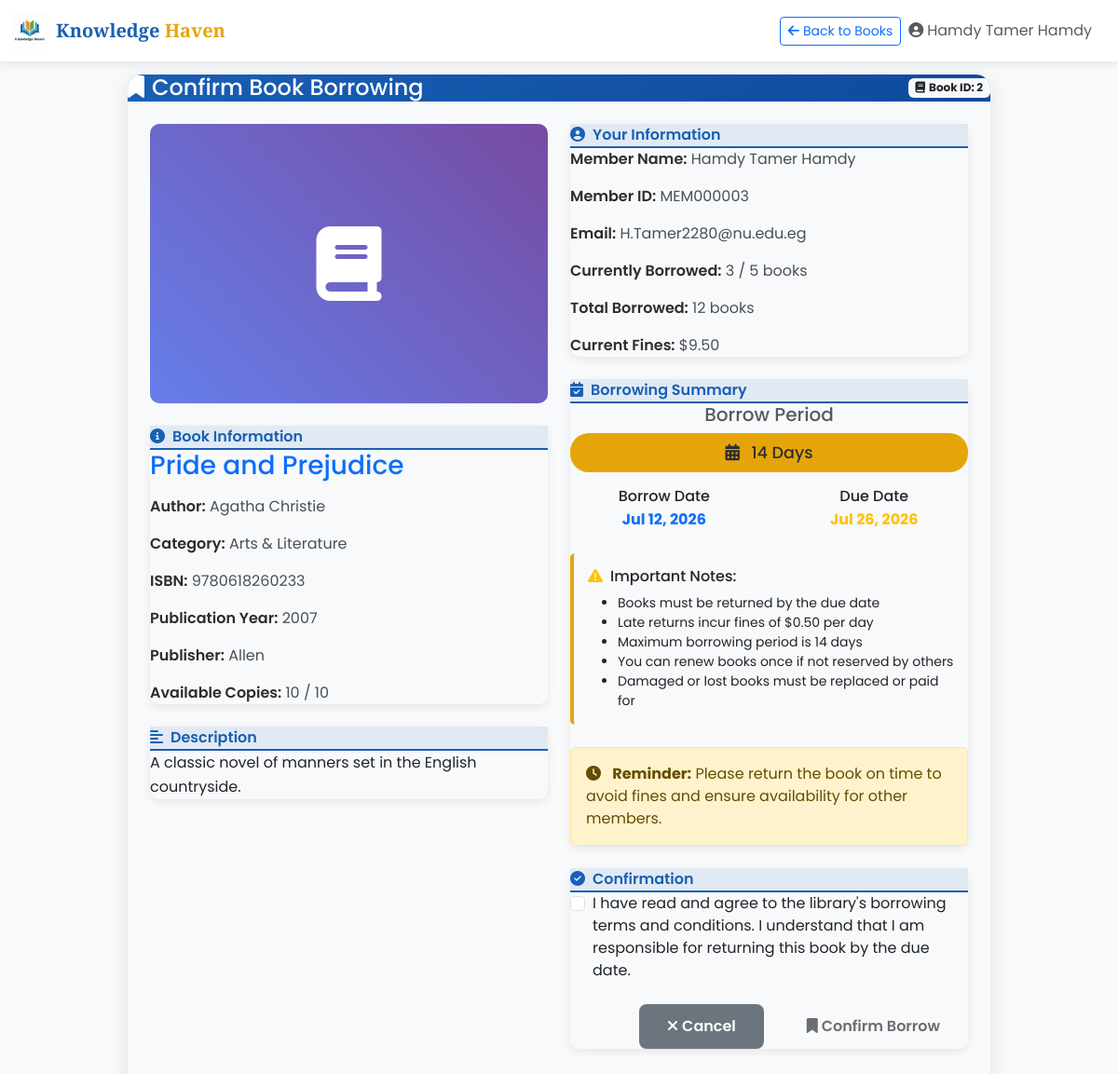
/user/books/borrow.php?id=2 (signed in), run on the app's committed database.
### tables this page shows
CREATE TABLE `members` (
  `member_id` int(11) NOT NULL,
  `user_id` int(11) NOT NULL,
  `member_code` varchar(20) NOT NULL,
  `total_books_borrowed` int(11) DEFAULT 0,
  `current_fines` decimal(10,2) DEFAULT 0.00,
  `created_at` timestamp NOT NULL DEFAULT current_timestamp(),
  `updated_at` timestamp NOT NULL DEFAULT current_timestamp() ON UPDATE current_timestamp()
);

CREATE TABLE `users` (
  `user_id` int(11) NOT NULL,
  `username` varchar(50) NOT NULL,
  `email` varchar(100) NOT NULL,
  `password` varchar(255) NOT NULL,
  `gender` enum('Male','Female') DEFAULT NULL,
  `phone_number` varchar(15) DEFAULT NULL,
  `profile_image` varchar(255) DEFAULT 'images/user_image.jpg',
  `role` enum('user','employee') DEFAULT 'user',
  `registration_date` timestamp NOT NULL DEFAULT current_timestamp(),
  `is_active` tinyint(1) DEFAULT 1,
  `created_at` timestamp NOT NULL DEFAULT current_timestamp(),
  `updated_at` timestamp NOT NULL DEFAULT current_timestamp() ON UPDATE current_timestamp()
);

CREATE TABLE `books` (
  `book_id` int(11) NOT NULL,
  `title` varchar(255) NOT NULL,
  `author_id` int(11) NOT NULL,
  `category_id` int(11) NOT NULL,
  `location_id` int(11) DEFAULT NULL,
  `isbn` varchar(20) NOT NULL,
  `publication_year` year(4) DEFAULT NULL,
  `publisher` varchar(100) DEFAULT NULL,
  `total_copies` int(11) DEFAULT 1,
  `available_copies` int(11) DEFAULT 1,
  `description` text DEFAULT NULL,
  `created_at` timestamp NOT NULL DEFAULT current_timestamp(),
  `updated_at` timestamp NOT NULL DEFAULT current_timestamp() ON UPDATE current_timestamp()
);

CREATE TABLE `authors` (
  `author_id` int(11) NOT NULL,
  `name` varchar(255) NOT NULL,
  `birth_year` year(4) DEFAULT NULL,
  `death_year` year(4) DEFAULT NULL,
  `nationality` varchar(100) DEFAULT NULL,
  `created_at` timestamp NOT NULL DEFAULT current_timestamp(),
  `updated_at` timestamp NOT NULL DEFAULT current_timestamp() ON UPDATE current_timestamp()
);

CREATE TABLE `categories` (
  `category_id` int(11) NOT NULL,
  `name` varchar(100) NOT NULL,
  `created_at` timestamp NOT NULL DEFAULT current_timestamp(),
  `updated_at` timestamp NOT NULL DEFAULT current_timestamp() ON UPDATE current_timestamp()
);

### user/books/borrow.php (the view, shortened to what the rows shown need)
<?php
include "../../config.php";
$user_id = $_SESSION['user_id'];
$query = "SELECT u.*, m.member_id, m.member_code, m.total_books_borrowed, m.current_fines
          FROM users u
          LEFT JOIN members m ON u.user_id = m.user_id
          WHERE u.user_id = ? AND u.role = 'user'";
$stmt = mysqli_prepare($conn, $query);
mysqli_stmt_bind_param($stmt, "i", $user_id);
mysqli_stmt_execute($stmt);
$result = mysqli_stmt_get_result($stmt);
$user = mysqli_fetch_assoc($result);
$book_id = 0;
if ($_SERVER['REQUEST_METHOD'] == 'POST' && isset($_POST['book_id'])) {
    $book_id = intval($_POST['book_id']);
} elseif (isset($_GET['id'])) {
    $book_id = intval($_GET['id']);
} else {
    header("Location: available.php?message=Book ID is required!&type=danger");
    exit;
}
$book_query = "SELECT b.*, a.name as author_name, c.name as category_name
               FROM books b
               LEFT JOIN authors a ON b.author_id = a.author_id
               LEFT JOIN categories c ON b.category_id = c.category_id
               WHERE b.book_id = ?";
$stmt = mysqli_prepare($conn, $book_query);
mysqli_stmt_bind_param($stmt, "i", $book_id);
mysqli_stmt_execute($stmt);
$book_result = mysqli_stmt_get_result($stmt);
$book_details = mysqli_fetch_assoc($book_result);
?>
<!DOCTYPE html>
<html lang="en">
<head>
    <link href="https://cdn.jsdelivr.net/npm/bootstrap@5.3.0-alpha1/dist/css/bootstrap.min.css" rel="stylesheet">
    <link rel="stylesheet" href="https://cdnjs.cloudflare.com/ajax/libs/font-awesome/6.4.0/css/all.min.css">
</head>
<body>
    <nav class="navbar navbar-expand-lg navbar-custom fixed-top">
        <div class="container-fluid">
            <div class="d-flex align-items-center">
                <a href="available.php" class="btn btn-outline-primary btn-sm me-2">
                    <i class="fas fa-arrow-left me-1"></i>Back to Books
                </a>
                <span class="me-3 d-none d-md-block text-muted">
                    <i class="fas fa-user-circle me-1"></i><?php echo htmlspecialchars($user['username']); ?>
                </span>
            </div>
        </div>
    </nav>
    <div class="container">
        <div class="row justify-content-center">
            <div class="col-lg-10">
                <div class="borrow-card">
                    <div class="card-body p-4">
                        <div class="row">
                            <div class="col-lg-6">
                                <div class="info-card mb-4">
                                    <div class="card-body">
                                        <h3 class="card-title text-primary mb-3"><?php echo htmlspecialchars($book_details['title']); ?></h3>
                                        <div class="mb-3">
                                            <span class="info-label">Author:</span>
                                            <span class="info-value"><?php echo htmlspecialchars($book_details['author_name']); ?></span>
                                        </div>
                                        <div class="mb-3">
                                            <span class="info-label">Category:</span>
                                            <span class="info-value"><?php echo htmlspecialchars($book_details['category_name']); ?></span>
                                        </div>
                                        <div class="mb-3">
                                            <span class="info-label">ISBN:</span>
                                            <span class="info-value"><?php echo htmlspecialchars($book_details['isbn']); ?></span>
                                        </div>
                                        <div class="mb-3">
                                            <span class="info-label">Publication Year:</span>
                                            <span class="info-value">
                                                <?php echo $book_details['publication_year'] ?: 'Not specified'; ?>
                                            </span>
                                        </div>
                                        <div class="mb-3">
                                            <span class="info-label">Publisher:</span>
                                            <span class="info-value">
                                                <?php echo $book_details['publisher'] ? htmlspecialchars($book_details['publisher']) : 'Not specified'; ?>
                                            </span>
                                        </div>
                                        <div class="mb-3">
                                            <span class="info-label">Available Copies:</span>
                                            <span class="info-value">
                                                <?php echo $book_details['available_copies']; ?> / <?php echo $book_details['total_copies']; ?>
                                            </span>
                                        </div>
                                    </div>
                                </div>
                                <?php if ($book_details['description']): ?>
                                <div class="info-card">
                                    <div class="card-header">
                                        <i class="fas fa-align-left me-2"></i>Description
                                    </div>
                                    <div class="card-body">
                                        <p class="mb-0" style="line-height: 1.6;">
                                            <?php echo nl2br(htmlspecialchars($book_details['description'])); ?>
                                        </p>
                                    </div>
                                </div>
                                <?php endif; ?>
                            </div>
                            <div class="col-lg-6">
                                <div class="info-card mb-4">
                                    <div class="card-body">
                                        <div class="mb-3">
                                            <span class="info-label">Member Name:</span>
                                            <span class="info-value"><?php echo htmlspecialchars($user['username']); ?></span>
                                        </div>
                                        <div class="mb-3">
                                            <span class="info-label">Member ID:</span>
                                            <span class="info-value"><?php echo htmlspecialchars($user['member_code']); ?></span>
                                        </div>
                                        <div class="mb-3">
                                            <span class="info-label">Email:</span>
                                            <span class="info-value"><?php echo htmlspecialchars($user['email']); ?></span>
                                        </div>
                                        <div class="mb-3">
                                            <span class="info-label">Total Borrowed:</span>
                                            <span class="info-value"><?php echo $user['total_books_borrowed'] ?? 0; ?> books</span>
                                        </div>
                                        <div class="mb-3">
                                            <span class="info-label">Current Fines:</span>
                                            <span class="info-value">
                                                $<?php echo number_format($user['current_fines'] ?? 0.00, 2); ?>
                                            </span>
                                        </div>
                                    </div>
                                </div>
                            </div>
                        </div>
                    </div>
                </div>
            </div>
        </div>
    </div>
</body>
</html>

### data on the page
members: user.username "Hamdy Tamer Hamdy", member_code "MEM000003", user.email "H.Tamer2280@nu.edu.eg", total_books_borrowed "12", current_fines "9.50"
books: title "Pride and Prejudice", author.name "Agatha Christie", category.name "Arts & Literature", isbn "9780618260233", publication_year "2007", publisher "Allen", available_copies "10", total_copies "10", description "A classic novel of manners set in the English countryside."

### other printed values
$book_id "2"
$current_borrows "3"
$borrow_limit "5"
